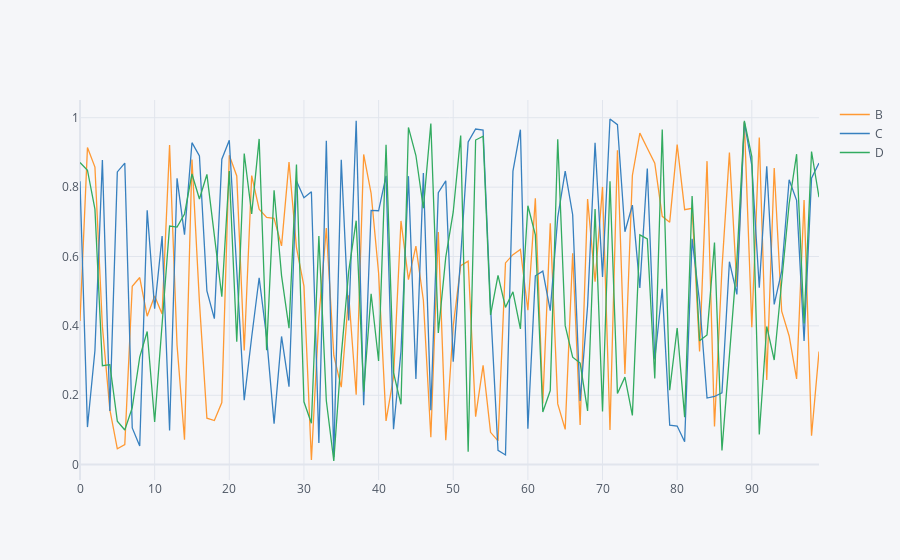

Notebook source saved alongside this figure:
### Markdown cell above
![newplot.png](attachment:newplot.png)

### Code cell
print('What kind of plot you need , the complete data plot or columns plot')
cat = input('Press 1 for plotting all columns or press 2 for specifying columns to plot')
cat = int(cat)
main(cat)
